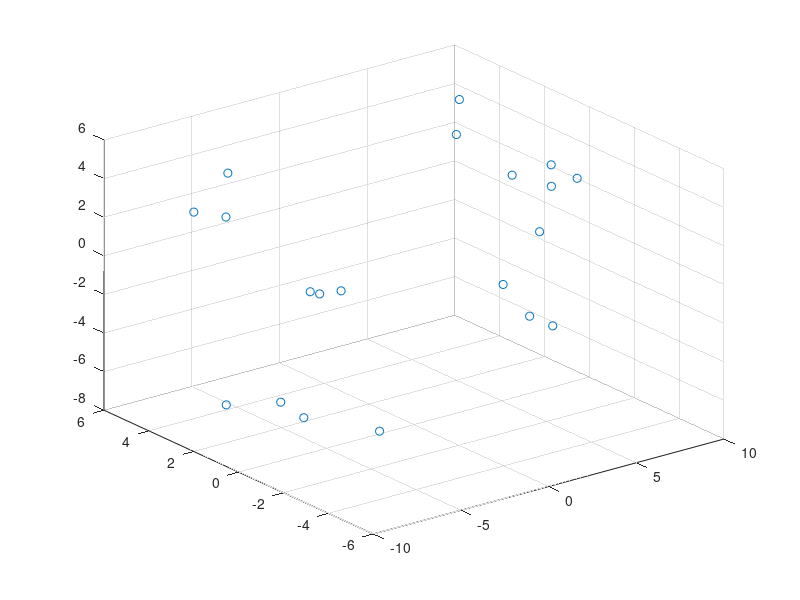
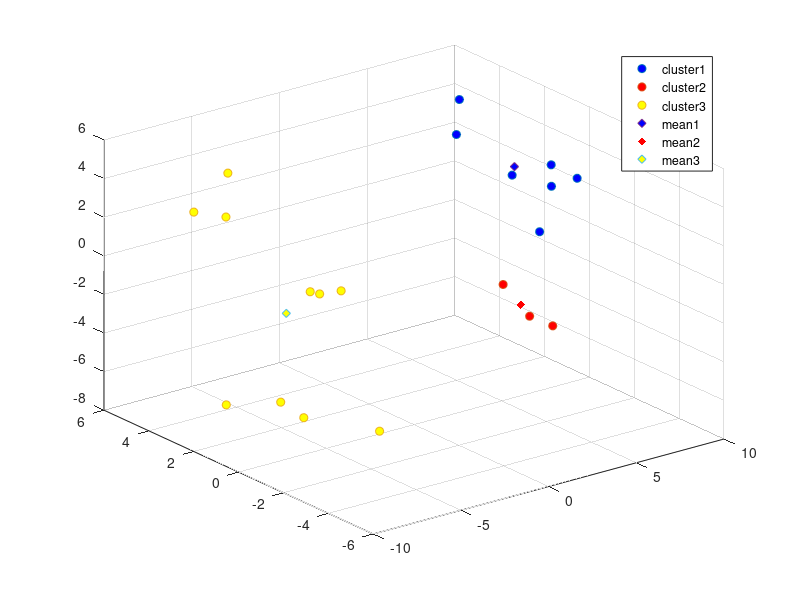
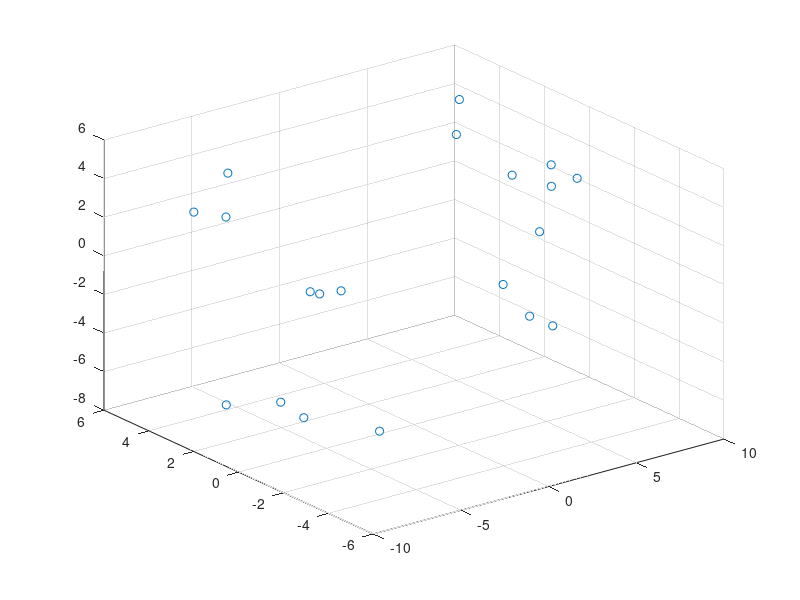
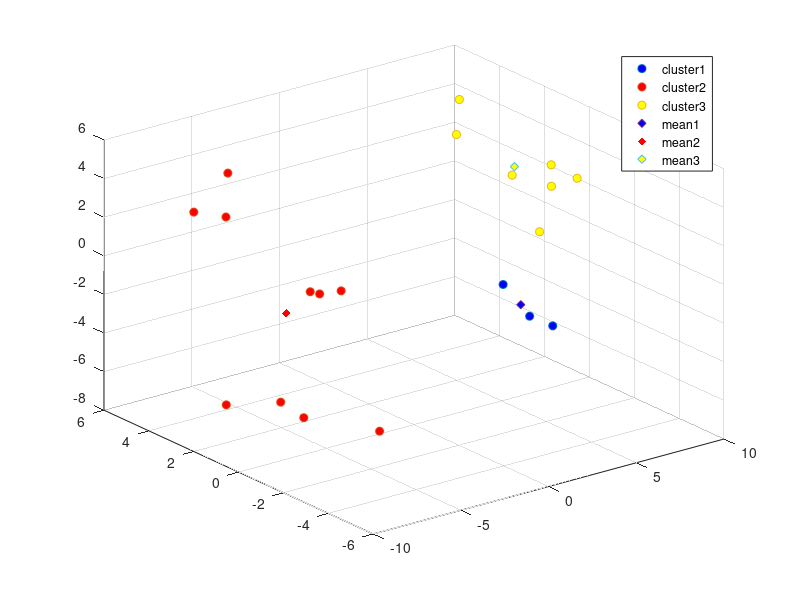

Reproduce these figures in MATLAB, in order.
%% 3 Class Fuzzy K-means part 1
clear all;clc;close all
% Define the classes
class=[-7.82,-4.58,-3.97;-6.68,3.16,2.71;4.36,-2.19,2.09;6.72,0.88,2.80;-8.64,3.06,3.50;-6.87,0.57,-5.45;4.47,-2.62,5.76;6.73,-2.01,4.18;-7.71,2.34,-6.33;-6.91,-0.49,-5.68;6.18,2.81,5.82;6.72,-0.93,-4.04;-6.25,-0.26,0.56;-6.94,-1.22,1.13;8.09,0.20,2.25;6.81,0.17,-4.15;-5.19,4.24,4.04;-6.38,-1.74,1.43;4.08,1.30,5.33;6.27,0.93,-2.78];

% intitalize membership matrix of random values
U=[];
for i=1:20
    U(i,:)=rand(1,3);    
end

% Define FUZZIFIER parameter
q=2;
% Define matrix m
m=[0,0,0;1,1,1;-1,0,2];
% Initialize counter n and learning rate E
n=1;
E=0.001;
% store m for comparison
prev_m=m;
while n<100  
    cluster1=[];cluster2=[];cluster3=[];
    n=n+1;
    % Normalize matrix U
    for i=1:length(U)
        U(i,:)=U(i,:)./sum(U(i,:));
    end
    % Update Matrix m
    for i=1:3
        m(i,1:3)=sum((U(:,i).^q).*class)./sum(U(:,i).^2);
    end
    % Euclidean distance to find the cluster 
    dist1=[];dist2=[];dist3=[];
    for i=1:length(class)
        dist1=[dist1;sqrt(sum((class(i,:)-m(1,:)).^2))];
        dist2=[dist2;sqrt(sum((class(i,:)-m(2,:)).^2))];
        dist3=[dist3;sqrt(sum((class(i,:)-m(3,:)).^2))];
        if dist1(i)<dist2(i) & dist1(i)<dist3(i);
            cluster1=[cluster1;class(i,:)];
        elseif dist2(i)<dist1(i) & dist2(i)<dist3(i);
            cluster2=[cluster2;class(i,:)];
        else dist3(i)<dist1(i) & dist3(i)<dist2(i);
            cluster3=[cluster3;class(i,:)];
        end   
    end
    % Update membership matrix U
    for i=1:20
        U(i,1)=(inv(dist1(i)^2))/(inv(dist1(i))^2+inv(dist2(i))^2+inv(dist3(i))^2);
        U(i,2)=(inv(dist2(i)^2))/(inv(dist1(i))^2+inv(dist2(i))^2+inv(dist3(i))^2);
        U(i,3)=(inv(dist3(i)^2))/(inv(dist1(i))^2+inv(dist2(i))^2+inv(dist3(i))^2);
    end
    % Check if value of m has changed
    if (prev_m(1,:)-m(1,:)<E) & (prev_m(2,:)-m(2,:)<E) & (prev_m(3,:)-m(3,:)<E);
        break;
    end
    prev_m=m;    
end

% Display Number of iterations required
X=['No of iterations = ',num2str(n)];
disp(X) 

% Plot
figure,scatter3(class(:,1),class(:,2),class(:,3))
figure,scatter3(cluster1(:,1),cluster1(:,2),cluster1(:,3),'MarkerFaceColor',[0 0 1])
hold on
scatter3(cluster2(:,1),cluster2(:,2),cluster2(:,3),'MarkerFaceColor',[1 0 0])
scatter3(cluster3(:,1),cluster3(:,2),cluster3(:,3),'MarkerFaceColor',[1 1 0])
scatter3(m(1,1),m(1,2),m(1,3),'d','MarkerFaceColor',[0 0 1])
scatter3(m(2,1),m(2,2),m(2,3),'d','filled','MarkerFaceColor',[1 0 0])
scatter3(m(3,1),m(3,2),m(3,3),'d','MarkerFaceColor',[1 1 0])
hold off
legend('cluster1','cluster2','cluster3','mean1','mean2','mean3');

%% 3 Class Fuzzy K-means part 1
clear all;clc;close all

% Define the classes
class=[-7.82,-4.58,-3.97;-6.68,3.16,2.71;4.36,-2.19,2.09;6.72,0.88,2.80;-8.64,3.06,3.50;-6.87,0.57,-5.45;4.47,-2.62,5.76;6.73,-2.01,4.18;-7.71,2.34,-6.33;-6.91,-0.49,-5.68;6.18,2.81,5.82;6.72,-0.93,-4.04;-6.25,-0.26,0.56;-6.94,-1.22,1.13;8.09,0.20,2.25;6.81,0.17,-4.15;-5.19,4.24,4.04;-6.38,-1.74,1.43;4.08,1.30,5.33;6.27,0.93,-2.78];

% intitalize membership matrix of random values
U=[];
for i=1:20
    U(i,:)=rand(1,3);    
end

% Define FUZZIFIER parameter
q=2;
% Define matrix m
m=[-0.1,0,0.1;0,-0.1,0.1;-0.1,-0.1,0.1];
% Initialize counter n and learning rate E
n=1;
E=0.001;
% store m for comparison
prev_m=m;
while n<100  
    cluster1=[];cluster2=[];cluster3=[];
    n=n+1;
    % Normalize matrix U
    for i=1:length(U)
        U(i,:)=U(i,:)./sum(U(i,:));
    end
    % Update Matrix m  
    for i=1:3
        m(i,1:3)=sum((U(:,i).^q).*class)./sum(U(:,i).^2);
    end
    % Euclidean distance to find the cluster    
    dist1=[];dist2=[];dist3=[];
    for i=1:length(class)
        dist1=[dist1;sqrt(sum((class(i,:)-m(1,:)).^2))];
        dist2=[dist2;sqrt(sum((class(i,:)-m(2,:)).^2))];
        dist3=[dist3;sqrt(sum((class(i,:)-m(3,:)).^2))];
        if dist1(i)<dist2(i) & dist1(i)<dist3(i);
            cluster1=[cluster1;class(i,:)];
        elseif dist2(i)<dist1(i) & dist2(i)<dist3(i);
            cluster2=[cluster2;class(i,:)];
        else dist3(i)<dist1(i) & dist3(i)<dist2(i);
            cluster3=[cluster3;class(i,:)];
        end   
    end
    % Update membership matrix U
    for i=1:20
        U(i,1)=(inv(dist1(i)^2))/(inv(dist1(i))^2+inv(dist2(i))^2+inv(dist3(i))^2);
        U(i,2)=(inv(dist2(i)^2))/(inv(dist1(i))^2+inv(dist2(i))^2+inv(dist3(i))^2);
        U(i,3)=(inv(dist3(i)^2))/(inv(dist1(i))^2+inv(dist2(i))^2+inv(dist3(i))^2);
    end
    % Check if value of m has changed
    if (prev_m(1,:)-m(1,:)<E) & (prev_m(2,:)-m(2,:)<E) & (prev_m(3,:)-m(3,:)<E);
        break;
    end
    prev_m=m;    
end

% Display Number of iterations required
X=['No of iterations = ',num2str(n)];
disp(X) 

%Plot
figure,scatter3(class(:,1),class(:,2),class(:,3))
figure,scatter3(cluster1(:,1),cluster1(:,2),cluster1(:,3),'MarkerFaceColor',[0 0 1])
hold on
scatter3(cluster2(:,1),cluster2(:,2),cluster2(:,3),'MarkerFaceColor',[1 0 0])
scatter3(cluster3(:,1),cluster3(:,2),cluster3(:,3),'MarkerFaceColor',[1 1 0])
scatter3(m(1,1),m(1,2),m(1,3),'d','MarkerFaceColor',[0 0 1])
scatter3(m(2,1),m(2,2),m(2,3),'d','filled','MarkerFaceColor',[1 0 0])
scatter3(m(3,1),m(3,2),m(3,3),'d','MarkerFaceColor',[1 1 0])
hold off
legend('cluster1','cluster2','cluster3','mean1','mean2','mean3');
